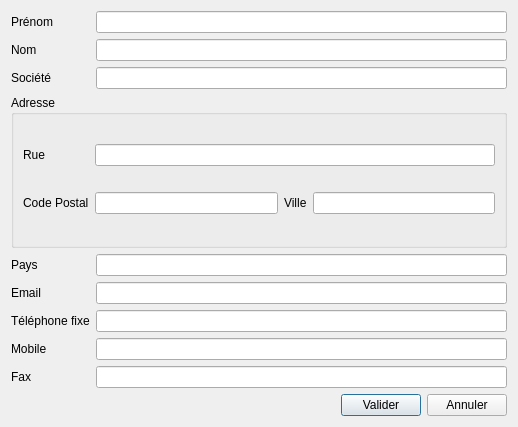
<?xml version="1.0" encoding="UTF-8"?>
<ui version="4.0">
 <class>userdialog</class>
 <widget class="QDialog" name="userdialog">
  <property name="geometry">
   <rect>
    <x>0</x>
    <y>0</y>
    <width>518</width>
    <height>427</height>
   </rect>
  </property>
  <property name="windowTitle">
   <string>Dialog</string>
  </property>
  <layout class="QGridLayout" name="gridLayout">
   <item row="1" column="0">
    <widget class="QLabel" name="lbLastname">
     <property name="text">
      <string>Nom</string>
     </property>
    </widget>
   </item>
   <item row="0" column="0">
    <widget class="QLabel" name="lbFirstname">
     <property name="text">
      <string>Prénom</string>
     </property>
    </widget>
   </item>
   <item row="0" column="1">
    <widget class="QLineEdit" name="leFirstname"/>
   </item>
   <item row="1" column="1">
    <widget class="QLineEdit" name="leLastname"/>
   </item>
   <item row="2" column="0">
    <widget class="QLabel" name="lbCompany">
     <property name="text">
      <string>Société</string>
     </property>
    </widget>
   </item>
   <item row="2" column="1">
    <widget class="QLineEdit" name="leCompany"/>
   </item>
   <item row="6" column="0">
    <widget class="QLabel" name="lbCountry">
     <property name="text">
      <string>Pays</string>
     </property>
    </widget>
   </item>
   <item row="6" column="1">
    <widget class="QLineEdit" name="leCountry"/>
   </item>
   <item row="7" column="0">
    <widget class="QLabel" name="lbEmail">
     <property name="text">
      <string>Email</string>
     </property>
    </widget>
   </item>
   <item row="8" column="0">
    <widget class="QLabel" name="lbPhone">
     <property name="text">
      <string>Téléphone fixe</string>
     </property>
    </widget>
   </item>
   <item row="7" column="1">
    <widget class="QLineEdit" name="leEmail"/>
   </item>
   <item row="8" column="1">
    <widget class="QLineEdit" name="lePhone"/>
   </item>
   <item row="9" column="0">
    <widget class="QLabel" name="lbMobilePhone">
     <property name="text">
      <string>Mobile</string>
     </property>
    </widget>
   </item>
   <item row="9" column="1">
    <widget class="QLineEdit" name="leMobilePhone"/>
   </item>
   <item row="10" column="0">
    <widget class="QLabel" name="lbFax">
     <property name="text">
      <string>Fax</string>
     </property>
    </widget>
   </item>
   <item row="10" column="1">
    <widget class="QLineEdit" name="leFax"/>
   </item>
   <item row="5" column="0" colspan="2">
    <widget class="QGroupBox" name="groupBox">
     <property name="title">
      <string>Adresse</string>
     </property>
     <layout class="QGridLayout" name="gridLayout_2">
      <item row="1" column="1">
       <widget class="QLineEdit" name="lePostalCod"/>
      </item>
      <item row="1" column="0">
       <widget class="QLabel" name="labelPostalCode">
        <property name="text">
         <string>Code Postal</string>
        </property>
       </widget>
      </item>
      <item row="0" column="0">
       <widget class="QLabel" name="lbStreet">
        <property name="text">
         <string>Rue</string>
        </property>
       </widget>
      </item>
      <item row="1" column="2">
       <widget class="QLabel" name="labelCity">
        <property name="text">
         <string>Ville</string>
        </property>
       </widget>
      </item>
      <item row="1" column="3">
       <widget class="QLineEdit" name="leCity"/>
      </item>
      <item row="0" column="1" colspan="3">
       <widget class="QLineEdit" name="leStreet"/>
      </item>
     </layout>
    </widget>
   </item>
   <item row="11" column="0" colspan="2">
    <layout class="QHBoxLayout" name="horizontalLayout">
     <item>
      <spacer name="horizontalSpacer">
       <property name="orientation">
        <enum>Qt::Horizontal</enum>
       </property>
       <property name="sizeHint" stdset="0">
        <size>
         <width>40</width>
         <height>20</height>
        </size>
       </property>
      </spacer>
     </item>
     <item>
      <widget class="QPushButton" name="btnValid">
       <property name="text">
        <string>Valider</string>
       </property>
       <property name="icon">
        <iconset resource="icons.qrc">
         <normaloff>:/icons/img/ok_valid.png</normaloff>:/icons/img/ok_valid.png</iconset>
       </property>
      </widget>
     </item>
     <item>
      <widget class="QPushButton" name="btnCancel">
       <property name="text">
        <string>Annuler</string>
       </property>
       <property name="icon">
        <iconset resource="icons.qrc">
         <normaloff>:/icons/img/cancel.png</normaloff>:/icons/img/cancel.png</iconset>
       </property>
      </widget>
     </item>
    </layout>
   </item>
  </layout>
 </widget>
 <resources>
  <include location="icons.qrc"/>
 </resources>
 <connections/>
</ui>
